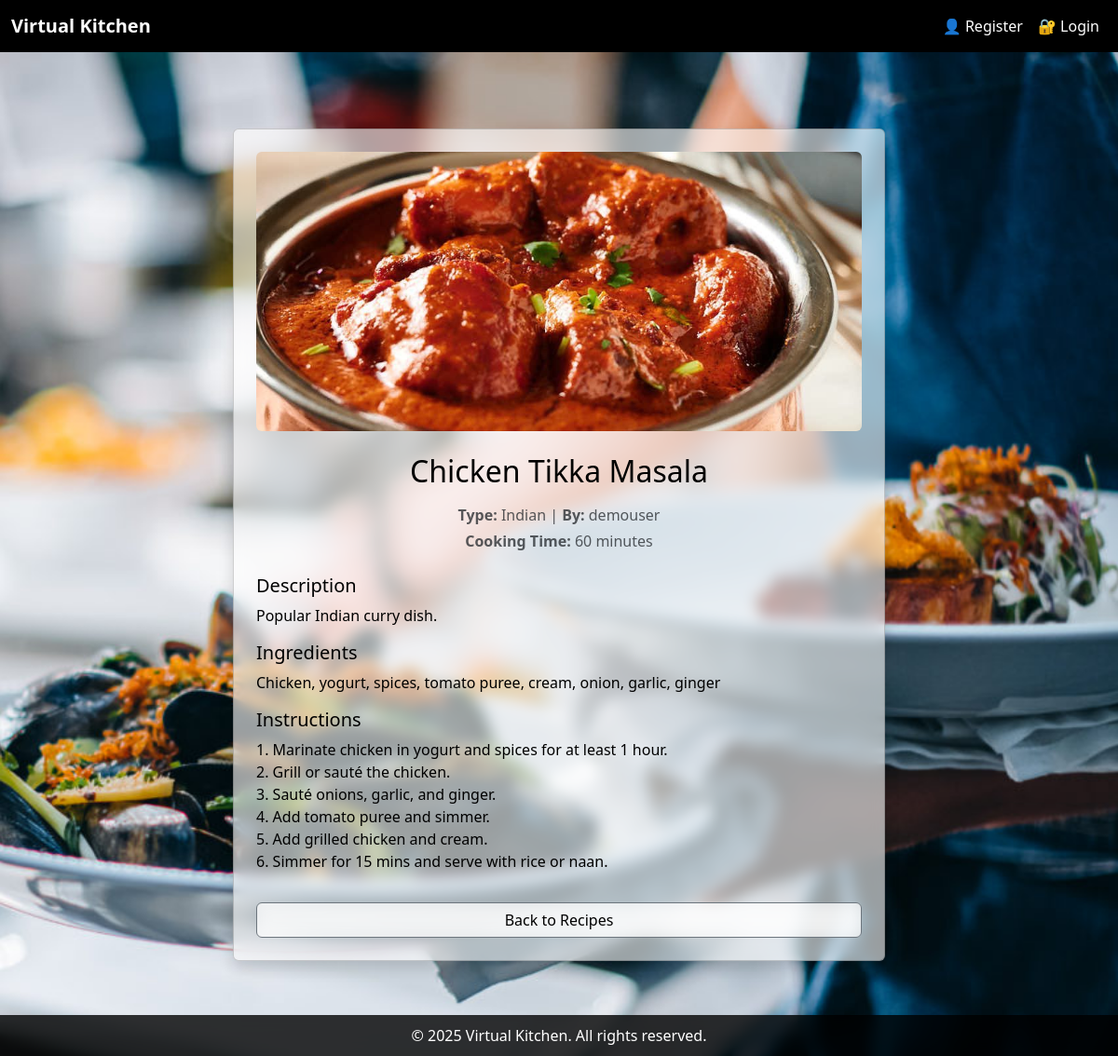
Screenshot of /recipe.php?rid=2 with the database file from the repository.
### tables this page shows
CREATE TABLE recipes (
    rid INT AUTO_INCREMENT PRIMARY KEY,
    name VARCHAR(100) NOT NULL,
    description TEXT NOT NULL,
    type ENUM('French', 'Italian', 'Chinese', 'Indian', 'Mexican', 'others') NOT NULL,
    cookingtime INT NOT NULL,
    ingredients TEXT NOT NULL,
    instructions TEXT NOT NULL,
    image VARCHAR(255),
    uid INT,
    FOREIGN KEY (uid) REFERENCES users(uid)
);

CREATE TABLE users (
    uid INT AUTO_INCREMENT PRIMARY KEY,
    username VARCHAR(50) NOT NULL,
    password VARCHAR(255) NOT NULL,
    email VARCHAR(100) NOT NULL
);

### recipe.php (the view, shortened to what this page needs)
<?php include 'includes/header.php'; ?>
<?php require 'db/config.php'; ?>
<?php
$rid = (int) $_GET['rid'];
$stmt = $pdo->prepare("SELECT recipes.*, users.username FROM recipes JOIN users ON recipes.uid = users.uid WHERE rid = ?");
$stmt->execute([$rid]);
$recipe = $stmt->fetch();
$imagePath = !empty($recipe['image']) ? htmlspecialchars($recipe['image']) : 'images/default.jpg';
?>
<div class="container my-5">
    <div class="row justify-content-center">
        <div class="col-lg-8">
            <div class="card shadow p-4 rounded">
                <img src="<?= $imagePath ?>" alt="<?= htmlspecialchars($recipe['name']) ?>" class="img-fluid rounded mb-4" style="max-height: 300px; object-fit: cover; width: 100%;">
                <h2 class="text-center mb-3"><?= htmlspecialchars($recipe['name']) ?></h2>
                <p class="text-center text-muted mb-1">
                    <strong>Type:</strong> <?= htmlspecialchars($recipe['type']) ?> |
                    <strong>By:</strong> <?= htmlspecialchars($recipe['username']) ?>
                </p>
                <p class="text-center text-muted mb-4">
                    <strong>Cooking Time:</strong> <?= $recipe['cookingtime'] ?> minutes
                </p>
                <h5>Description</h5>
                <p><?= nl2br(htmlspecialchars($recipe['description'])) ?></p>
                <h5>Ingredients</h5>
                <p><?= nl2br(htmlspecialchars($recipe['ingredients'])) ?></p>
                <h5>Instructions</h5>
                <p><?= nl2br(htmlspecialchars($recipe['instructions'])) ?></p>
                <a href="index.php" class="btn btn-secondary mt-3">Back to Recipes</a>
            </div>
        </div>
    </div>
</div>
<?php include 'includes/footer.php'; ?>

### assets/style.css (style rules this page uses)
html, body { height: 100%; margin: 0; display: flex; flex-direction: column; }
body { background: url('bg-kitchen.jpg') no-repeat center center fixed; background-size: cover; font-family: 'Segoe UI', sans-serif; color: #ffffff; flex: 1; }
.card { box-shadow: 0 4px 8px rgba(0,0,0,0.1); margin: 10px; transition: transform 0.2s ease-in-out; backdrop-filter: blur(8px); background-color: rgba(255, 255, 255, 0.6); color: #000; border-radius: 10px; }
.form-control, .btn, .form-select { backdrop-filter: blur(8px); background-color: rgba(255, 255, 255, 0.6); color: black ; }
h1, h2, h3, h4, h5, h6, label { color: black; }

### rows the page displays
recipes: image (picture), name "Chicken Tikka Masala", type "Indian", uid.username "demouser", cookingtime "60", description "Popular Indian curry dish.", ingredients "Chicken, yogurt, spices, tomato puree, cream, onion, garlic, ginger", instructions "1. Marinate chicken in yogurt and spices for at least 1 hour. 2. Grill or sauté the chicken. 3. Sauté onions, garlic, and ginger. 4. Add tomato puree and simmer. 5. Add grilled chicken and cream. 6. Simmer for 15 mins and serve with rice or naan."
